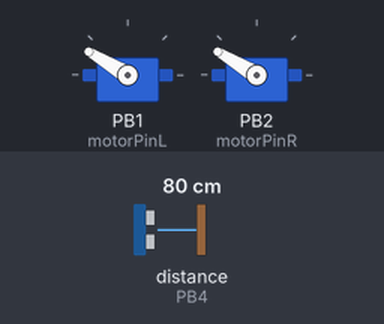
A sketch run on a simulated ATtiny85, built with avr-gcc and run on an emulated ATtiny85. On the bench: 2 × servo. Wiring (inferred from the names in the program): 2 × servo: signal PB1 / signal PB2. Inputs (shaded band) come from the test bench; at power-on: distance to the obstacle (sensor on PB4) 80 cm. The echo pulse lasts 58.3 µs per cm; servo pulses on a pin are drawn as a servo (544–2400 µs = 0–180°).

Above: at 1.2 s.
1.3 s: distance to the obstacle (sensor on PB4) set to 299 cm
At 2.27 s:
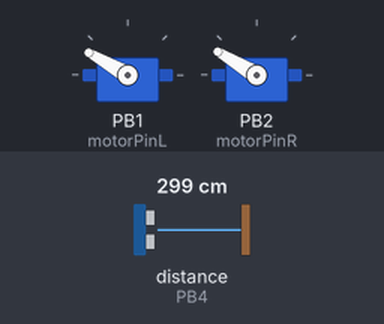
4.3 s: distance to the obstacle (sensor on PB4) set to 2 cm
At 5.4 s:
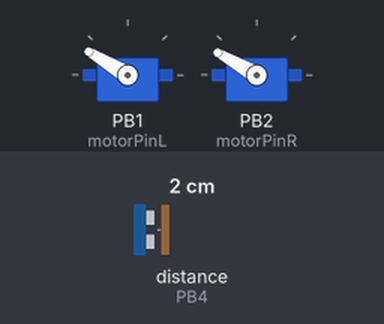
Timing chart, 0 to 7.3 s (numbered marks = the images above; inputs shaded):
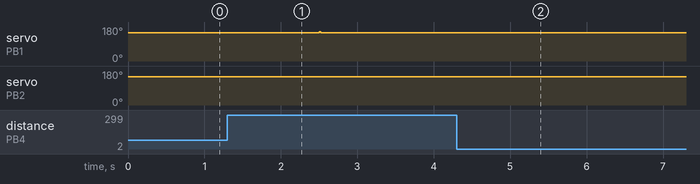

Measured:
- after the input at 1.3 s, servo on PB1 (motorPinL): 149° → 150° after 0.72 s, → 149° 0.48 s later; servo on PB2 (motorPinR): 149° → 150° after 2.2 s
- after the input at 4.3 s, servo on PB1 (motorPinL): stops changing and stays 149°

The sketch:

Canbottiny.ino
```cpp
// 2015 Coretech Robotics
// Servo Library: http://www.cunningturtle.com/attiny4585-servo-library/
// IR Code: David Cuartielles: http://forum.arduino.cc/index.php?topic=17965.0

#include "Servo8bit.h"
#define trigPin 0
#define echoPin 3

int ir_pin = 4;
int motorPinL = 1;
int motorPinR = 2;
int key;
int start_bit = 2000;
int bin_1 = 1000;
int bin_0 = 400;
unsigned long stoptimer;
boolean autoMode;
Servo8Bit motorL, motorR;

void setup() {

   pinMode(ir_pin, INPUT);
  pinMode(trigPin, OUTPUT);
  pinMode(echoPin, INPUT);
  motorL.attach(motorPinL);
  motorR.attach(motorPinR);
  //Serial.begin(9600);
  digitalWrite(0, HIGH);
}

void loop() {
  key = getIRKey();
  if (key != -1) {
    //Serial.println(key);
    if (key < 755 && key > 750){moveMotors(160, 160);} //up
    if (key < 2805 && key > 2795){moveMotors(10, 10);} //down
    if (key < 725 && key > 715){moveMotors(10, 160);} //left
    if (key < 3285 && key > 3275){moveMotors(160, 10);} //right
    if (key < 2677 && key > 2667){
      autoMode = !autoMode;
      moveMotors(94, 85);
      delay(400);
    }
    if (key < 2710 && key > 2695){
      motorL.detach();
      motorR.detach();
    }
  }
  stoptimer = millis();
}

void moveMotors(int speedL, int speedR){
  motorL.write(speedL);
  motorR.write(180-speedR);
}

int getIRKey() {
 int data[12];
 while(pulseIn(ir_pin, LOW, 20000) < 2200) {
   if(stoptimer+20 < millis() && !autoMode)   moveMotors(94, 85);
   if(autoMode){
     if(getDistance() < 10){
       moveMotors(94, 20);
       delay(400);
     }
     else{
       moveMotors(120, 120);
     }
   }
   key = 0;
 }
 stoptimer = millis()+1000;
 data[0] = pulseIn(ir_pin, LOW);
 data[1] = pulseIn(ir_pin, LOW);
 data[2] = pulseIn(ir_pin, LOW);
 data[3] = pulseIn(ir_pin, LOW);
 data[4] = pulseIn(ir_pin, LOW);
 data[5] = pulseIn(ir_pin, LOW);
 data[6] = pulseIn(ir_pin, LOW);
 data[7] = pulseIn(ir_pin, LOW);
 data[8] = pulseIn(ir_pin, LOW);
 data[9] = pulseIn(ir_pin, LOW);
 data[10] = pulseIn(ir_pin, LOW);
 data[11] = pulseIn(ir_pin, LOW);

 for(int i=0;i<=11;i++) {

   if(data[i] > bin_1) {
       data[i] = 1;
   }  else {
       if(data[i] > bin_0) {
         data[i] = 0;
       } else {
        data[i] = 2;
       }
   }
 }

 for(int i=0;i<=11;i++) {
   if(data[i] > 1) {
       return -1;
   }
 }

 int result = 0;
 int seed = 1;
 for(int i=11;i>=0;i--) {
   if(data[i] == 1) {
       result += seed;
   }
   seed = seed * 2;
 }

 return result;
}

int getDistance(){
  long duration;
  digitalWrite(trigPin, LOW);
  delayMicroseconds(2);
  digitalWrite(trigPin, HIGH);
  delayMicroseconds(10);
  digitalWrite(trigPin, LOW);
  duration = pulseIn(echoPin, HIGH);
  return (duration/2) / 29.1;
}
```

Servo8Bit.h
```cpp
// (licence header left out)
/*

  A servo is activated by creating an instance of the Servo8Bit class passing the desired pin to the attach() method.
  The servos are pulsed in the background using the value most recently written using the write() method


  The methods are:

   Servo8Bit - Class for manipulating servo motors connected to Attiny pins.

   attach(pin)           - Attaches a servo motor to an i/o pin.
   attach(pin, min, max) - Attaches to a pin setting min and max values in microseconds
                           default min is 544, max is 2400

   write()               - Sets the servo angle in degrees.  (invalid angle that is valid as pulse in microseconds is treated as microseconds)
   writeMicroseconds()   - Sets the servo pulse width in microseconds
   read()                - Gets the last written servo pulse width as an angle between 0 and 180.
   readMicroseconds()    - Gets the last written servo pulse width in microseconds.
   attached()            - Returns true if there is a servo attached.
   detach()              - Stops an attached servos from pulsing its i/o pin.
 */

#ifndef Servo8Bit_h
#define Servo8Bit_h

#include <inttypes.h>


//Options
//pick one, comment out the other one out:
//#define USE_TIMER0
#define USE_TIMER1


class Servo8Bit
{
public:
  Servo8Bit();
  //TODO: create destructor
  uint8_t attach(uint8_t pin);              // attach the given pin to the next free channel, returns channel number or 0 if failure
  uint8_t attach(uint8_t pin, uint16_t newMin, uint16_t newMax); // as above but also sets min and max values for writes.
  void detach();

  void write(uint16_t value);               // if value is < 200 its treated as an angle, otherwise as pulse width in microseconds
  void writeMicroseconds(uint16_t value);   // Write pulse width in microseconds
  uint16_t read();                          // returns current pulse width as an angle between 0 and 180 degrees
  uint16_t readMicroseconds();              // returns current pulse width in microseconds for this servo
  bool attached();                          // return true if this servo is attached, otherwise false

private:
   //private constants
   static const uint16_t kDefaultMinimalPulse = 544;
   static const uint16_t kDefaultMaximumPulse = 2400;

   //private variables
   uint8_t  myServoNumber;                  // Our ID number that we get from the ServoSequencer after we register with it
   uint8_t  invalidServoNumber;             // value that represents and invalid servo number. This is set only once.
   uint16_t myMin;                          // minimum pulse length that corresponds to the angle of 0 degrees
   uint16_t myMax;                          // maximum pulse length that corresponds to the angle of 180 degrees

   //our own map function, so that we don't have to get it from some library
   long map(long x, long in_min, long in_max, long out_min, long out_max);
};

#endif
```

Source omitted: Servo8Bit.cpp (35049 bytes)
